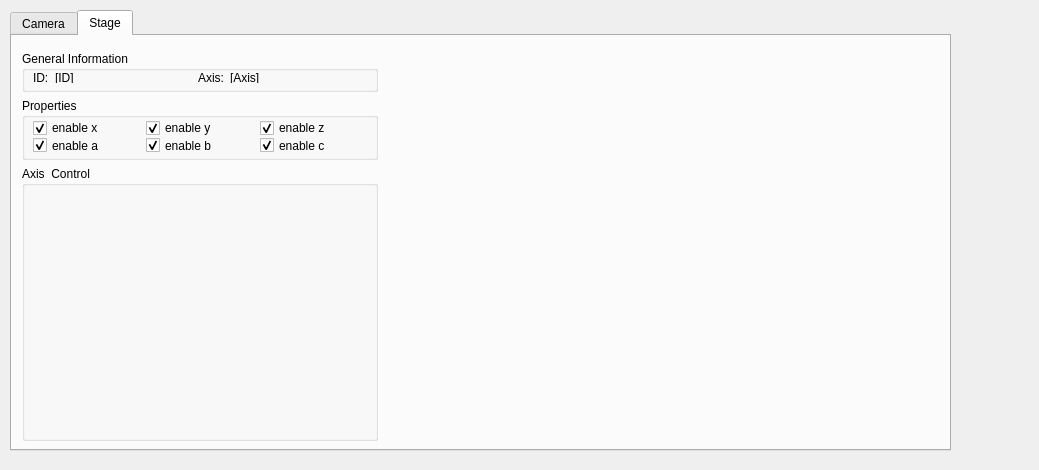
<?xml version="1.0" encoding="UTF-8"?>
<ui version="4.0">
 <class>DockWidgetOpticalInspection</class>
 <widget class="QWidget" name="DockWidgetOpticalInspection">
  <property name="geometry">
   <rect>
    <x>0</x>
    <y>0</y>
    <width>1039</width>
    <height>470</height>
   </rect>
  </property>
  <property name="windowTitle">
   <string>Form</string>
  </property>
  <widget class="QWidget" name="horizontalLayoutWidget">
   <property name="geometry">
    <rect>
     <x>10</x>
     <y>10</y>
     <width>941</width>
     <height>441</height>
    </rect>
   </property>
   <layout class="QHBoxLayout" name="horizontalLayout">
    <item>
     <widget class="Itom2dQwtPlot" name="itom2dQwtPlot"/>
    </item>
    <item>
     <widget class="QTabWidget" name="tabWidget_2">
      <property name="currentIndex">
       <number>1</number>
      </property>
      <widget class="QWidget" name="tab_4">
       <attribute name="title">
        <string>Camera</string>
       </attribute>
       <widget class="QGroupBox" name="groupBox_3">
        <property name="geometry">
         <rect>
          <x>10</x>
          <y>140</y>
          <width>368</width>
          <height>108</height>
         </rect>
        </property>
        <property name="title">
         <string>Integration</string>
        </property>
        <layout class="QGridLayout" name="gridLayout_4">
         <property name="leftMargin">
          <number>8</number>
         </property>
         <property name="topMargin">
          <number>1</number>
         </property>
         <property name="rightMargin">
          <number>8</number>
         </property>
         <property name="bottomMargin">
          <number>8</number>
         </property>
         <item row="0" column="0">
          <widget class="QLabel" name="label_offset">
           <property name="text">
            <string>Offset</string>
           </property>
          </widget>
         </item>
         <item row="0" column="1">
          <widget class="QSlider" name="horizontalSlider_offset">
           <property name="maximum">
            <number>100</number>
           </property>
           <property name="tracking">
            <bool>false</bool>
           </property>
          </widget>
         </item>
         <item row="0" column="2">
          <widget class="QSpinBox" name="spinBox_offset">
           <property name="suffix">
            <string> %</string>
           </property>
           <property name="minimum">
            <number>0</number>
           </property>
           <property name="maximum">
            <number>100</number>
           </property>
          </widget>
         </item>
         <item row="1" column="0">
          <widget class="QLabel" name="label_gain">
           <property name="text">
            <string>Gain</string>
           </property>
          </widget>
         </item>
         <item row="1" column="1">
          <widget class="QSlider" name="horizontalSlider_gain">
           <property name="maximum">
            <number>100</number>
           </property>
           <property name="tracking">
            <bool>false</bool>
           </property>
          </widget>
         </item>
         <item row="1" column="2">
          <widget class="QSpinBox" name="spinBox_gain">
           <property name="suffix">
            <string> %</string>
           </property>
           <property name="minimum">
            <number>0</number>
           </property>
           <property name="maximum">
            <number>100</number>
           </property>
          </widget>
         </item>
         <item row="2" column="0" colspan="2">
          <widget class="QLabel" name="label_integration_time">
           <property name="text">
            <string>Integrationtime</string>
           </property>
          </widget>
         </item>
         <item row="2" column="2">
          <widget class="QDoubleSpinBox" name="doubleSpinBox_integration_time">
           <property name="prefix">
            <string/>
           </property>
           <property name="suffix">
            <string> ms</string>
           </property>
           <property name="decimals">
            <number>1</number>
           </property>
           <property name="minimum">
            <double>0.000000000000000</double>
           </property>
           <property name="maximum">
            <double>65.000000000000000</double>
           </property>
           <property name="singleStep">
            <double>1.000000000000000</double>
           </property>
           <property name="value">
            <double>10.000000000000000</double>
           </property>
          </widget>
         </item>
        </layout>
       </widget>
       <widget class="QGroupBox" name="groupBox">
        <property name="geometry">
         <rect>
          <x>10</x>
          <y>15</y>
          <width>368</width>
          <height>41</height>
         </rect>
        </property>
        <property name="sizePolicy">
         <sizepolicy hsizetype="Preferred" vsizetype="Minimum">
          <horstretch>0</horstretch>
          <verstretch>0</verstretch>
         </sizepolicy>
        </property>
        <property name="title">
         <string>General Information</string>
        </property>
        <layout class="QGridLayout" name="gridLayout">
         <property name="leftMargin">
          <number>8</number>
         </property>
         <property name="topMargin">
          <number>1</number>
         </property>
         <property name="rightMargin">
          <number>8</number>
         </property>
         <property name="bottomMargin">
          <number>6</number>
         </property>
         <item row="0" column="1">
          <widget class="QLabel" name="lblID">
           <property name="sizePolicy">
            <sizepolicy hsizetype="Expanding" vsizetype="Preferred">
             <horstretch>0</horstretch>
             <verstretch>0</verstretch>
            </sizepolicy>
           </property>
           <property name="text">
            <string>[ID]</string>
           </property>
          </widget>
         </item>
         <item row="0" column="0">
          <widget class="QLabel" name="label_2">
           <property name="text">
            <string>ID:</string>
           </property>
          </widget>
         </item>
        </layout>
       </widget>
       <widget class="QGroupBox" name="groupBox_4">
        <property name="geometry">
         <rect>
          <x>10</x>
          <y>62</y>
          <width>368</width>
          <height>72</height>
         </rect>
        </property>
        <property name="sizePolicy">
         <sizepolicy hsizetype="Preferred" vsizetype="Preferred">
          <horstretch>0</horstretch>
          <verstretch>0</verstretch>
         </sizepolicy>
        </property>
        <property name="title">
         <string>Image Dimensions</string>
        </property>
        <layout class="QGridLayout" name="gridLayout_2">
         <property name="leftMargin">
          <number>8</number>
         </property>
         <property name="topMargin">
          <number>1</number>
         </property>
         <property name="rightMargin">
          <number>8</number>
         </property>
         <property name="bottomMargin">
          <number>8</number>
         </property>
         <item row="0" column="0">
          <widget class="QLabel" name="label_3">
           <property name="text">
            <string>Width:</string>
           </property>
          </widget>
         </item>
         <item row="0" column="1">
          <widget class="QLabel" name="label_4">
           <property name="text">
            <string>Height:</string>
           </property>
          </widget>
         </item>
         <item row="0" column="2">
          <widget class="QLabel" name="label_5">
           <property name="text">
            <string>Bits per Pixel:</string>
           </property>
          </widget>
         </item>
         <item row="1" column="0">
          <widget class="QSpinBox" name="spinWidth">
           <property name="enabled">
            <bool>false</bool>
           </property>
           <property name="suffix">
            <string> px</string>
           </property>
           <property name="minimum">
            <number>1</number>
           </property>
           <property name="maximum">
            <number>2048</number>
           </property>
           <property name="value">
            <number>1024</number>
           </property>
          </widget>
         </item>
         <item row="1" column="1">
          <widget class="QSpinBox" name="spinHeight">
           <property name="enabled">
            <bool>false</bool>
           </property>
           <property name="suffix">
            <string> px</string>
           </property>
           <property name="minimum">
            <number>1</number>
           </property>
           <property name="maximum">
            <number>2048</number>
           </property>
           <property name="value">
            <number>1024</number>
           </property>
          </widget>
         </item>
         <item row="1" column="2">
          <widget class="QSpinBox" name="spinBpp">
           <property name="enabled">
            <bool>false</bool>
           </property>
           <property name="suffix">
            <string> bits</string>
           </property>
           <property name="minimum">
            <number>8</number>
           </property>
           <property name="maximum">
            <number>64</number>
           </property>
           <property name="value">
            <number>8</number>
           </property>
          </widget>
         </item>
        </layout>
       </widget>
      </widget>
      <widget class="QWidget" name="tab_5">
       <attribute name="title">
        <string>Stage</string>
       </attribute>
       <widget class="QGroupBox" name="groupProperties">
        <property name="geometry">
         <rect>
          <x>10</x>
          <y>62</y>
          <width>356</width>
          <height>62</height>
         </rect>
        </property>
        <property name="title">
         <string>Properties</string>
        </property>
        <layout class="QGridLayout" name="gridLayout_3">
         <property name="leftMargin">
          <number>8</number>
         </property>
         <property name="topMargin">
          <number>1</number>
         </property>
         <property name="rightMargin">
          <number>8</number>
         </property>
         <property name="bottomMargin">
          <number>3</number>
         </property>
         <property name="horizontalSpacing">
          <number>6</number>
         </property>
         <property name="verticalSpacing">
          <number>0</number>
         </property>
         <item row="0" column="0">
          <widget class="QCheckBox" name="checkBox_enablex">
           <property name="text">
            <string>enable x</string>
           </property>
           <property name="checked">
            <bool>true</bool>
           </property>
          </widget>
         </item>
         <item row="1" column="2">
          <widget class="QCheckBox" name="checkBox_enablec">
           <property name="enabled">
            <bool>true</bool>
           </property>
           <property name="text">
            <string>enable c</string>
           </property>
           <property name="checked">
            <bool>true</bool>
           </property>
          </widget>
         </item>
         <item row="1" column="0">
          <widget class="QCheckBox" name="checkBox_enablea">
           <property name="text">
            <string>enable a</string>
           </property>
           <property name="checked">
            <bool>true</bool>
           </property>
          </widget>
         </item>
         <item row="0" column="1">
          <widget class="QCheckBox" name="checkBox_enabley">
           <property name="text">
            <string>enable y</string>
           </property>
           <property name="checked">
            <bool>true</bool>
           </property>
          </widget>
         </item>
         <item row="0" column="2">
          <widget class="QCheckBox" name="checkBox_enablez">
           <property name="enabled">
            <bool>true</bool>
           </property>
           <property name="text">
            <string>enable z</string>
           </property>
           <property name="checked">
            <bool>true</bool>
           </property>
          </widget>
         </item>
         <item row="1" column="1">
          <widget class="QCheckBox" name="checkBox_enableb">
           <property name="text">
            <string>enable b</string>
           </property>
           <property name="checked">
            <bool>true</bool>
           </property>
          </widget>
         </item>
        </layout>
       </widget>
       <widget class="QGroupBox" name="groupBoxInfo">
        <property name="geometry">
         <rect>
          <x>10</x>
          <y>15</y>
          <width>356</width>
          <height>41</height>
         </rect>
        </property>
        <property name="sizePolicy">
         <sizepolicy hsizetype="Preferred" vsizetype="Preferred">
          <horstretch>0</horstretch>
          <verstretch>0</verstretch>
         </sizepolicy>
        </property>
        <property name="title">
         <string>General Information</string>
        </property>
        <layout class="QHBoxLayout" name="horizontalLayout_2">
         <property name="spacing">
          <number>6</number>
         </property>
         <property name="leftMargin">
          <number>8</number>
         </property>
         <property name="topMargin">
          <number>1</number>
         </property>
         <property name="rightMargin">
          <number>8</number>
         </property>
         <property name="bottomMargin">
          <number>6</number>
         </property>
         <item>
          <widget class="QLabel" name="label_6">
           <property name="sizePolicy">
            <sizepolicy hsizetype="Preferred" vsizetype="Preferred">
             <horstretch>0</horstretch>
             <verstretch>0</verstretch>
            </sizepolicy>
           </property>
           <property name="text">
            <string>ID:</string>
           </property>
          </widget>
         </item>
         <item>
          <widget class="QLabel" name="lblID_2">
           <property name="sizePolicy">
            <sizepolicy hsizetype="Expanding" vsizetype="Preferred">
             <horstretch>0</horstretch>
             <verstretch>0</verstretch>
            </sizepolicy>
           </property>
           <property name="text">
            <string>[ID]</string>
           </property>
          </widget>
         </item>
         <item>
          <widget class="QLabel" name="label_7">
           <property name="sizePolicy">
            <sizepolicy hsizetype="Preferred" vsizetype="Preferred">
             <horstretch>0</horstretch>
             <verstretch>0</verstretch>
            </sizepolicy>
           </property>
           <property name="text">
            <string>Axis:</string>
           </property>
          </widget>
         </item>
         <item>
          <widget class="QLabel" name="lblAxis">
           <property name="sizePolicy">
            <sizepolicy hsizetype="Expanding" vsizetype="Preferred">
             <horstretch>0</horstretch>
             <verstretch>0</verstretch>
            </sizepolicy>
           </property>
           <property name="text">
            <string>[Axis]</string>
           </property>
          </widget>
         </item>
        </layout>
       </widget>
       <widget class="QGroupBox" name="groupAxisControl">
        <property name="geometry">
         <rect>
          <x>10</x>
          <y>130</y>
          <width>356</width>
          <height>275</height>
         </rect>
        </property>
        <property name="title">
         <string>Axis  Control</string>
        </property>
        <layout class="QVBoxLayout" name="verticalLayout_4">
         <property name="leftMargin">
          <number>3</number>
         </property>
         <property name="topMargin">
          <number>3</number>
         </property>
         <property name="rightMargin">
          <number>3</number>
         </property>
         <item>
          <widget class="MotorAxisController" name="axisController">
           <property name="sizePolicy">
            <sizepolicy hsizetype="Preferred" vsizetype="Expanding">
             <horstretch>0</horstretch>
             <verstretch>0</verstretch>
            </sizepolicy>
           </property>
          </widget>
         </item>
        </layout>
       </widget>
      </widget>
     </widget>
    </item>
   </layout>
  </widget>
 </widget>
 <customwidgets>
  <customwidget>
   <class>Itom2dQwtPlot</class>
   <extends>QMainWindow</extends>
   <header>itom2dqwtplot.h</header>
  </customwidget>
  <customwidget>
   <class>MotorAxisController</class>
   <extends>QWidget</extends>
   <header>motorAxisController.h</header>
  </customwidget>
 </customwidgets>
 <resources/>
 <connections/>
</ui>
